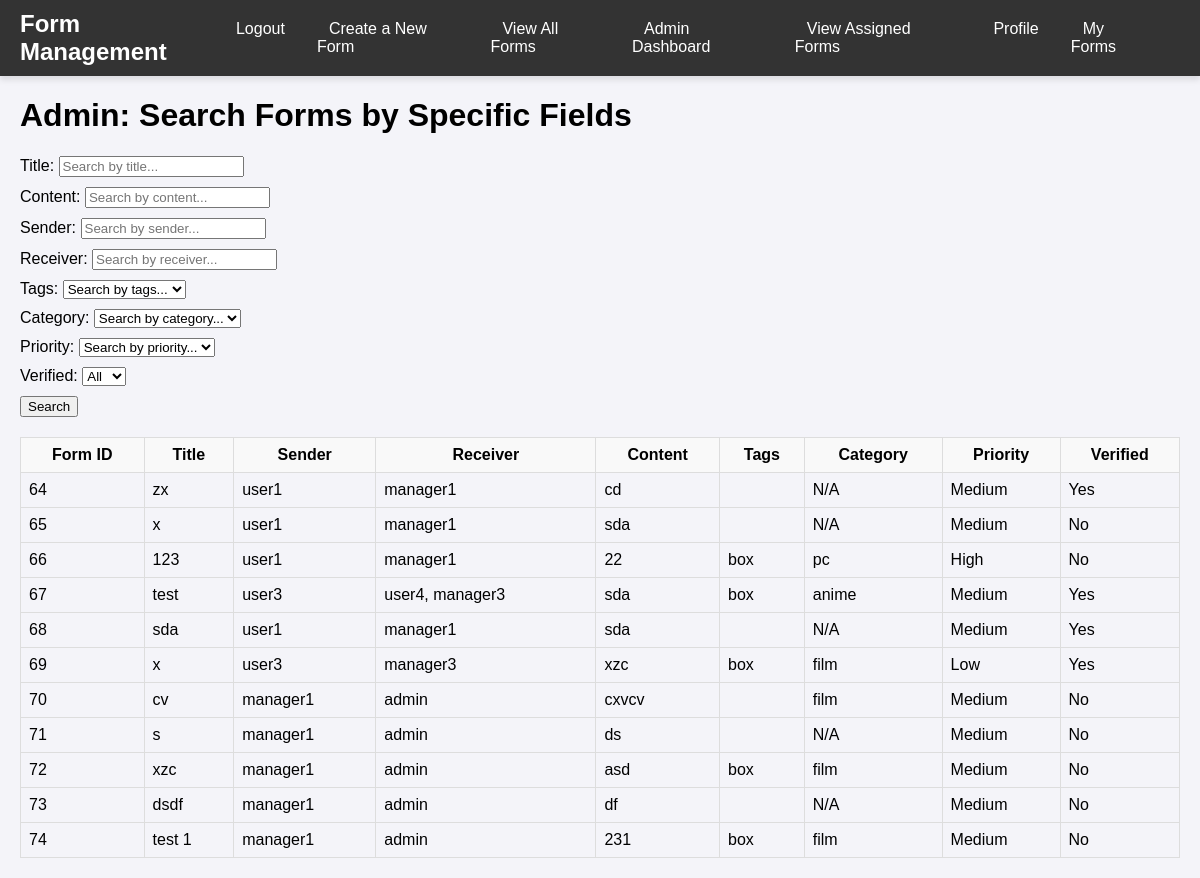
/search/ (signed in), run on an earlier commit of the app's database.
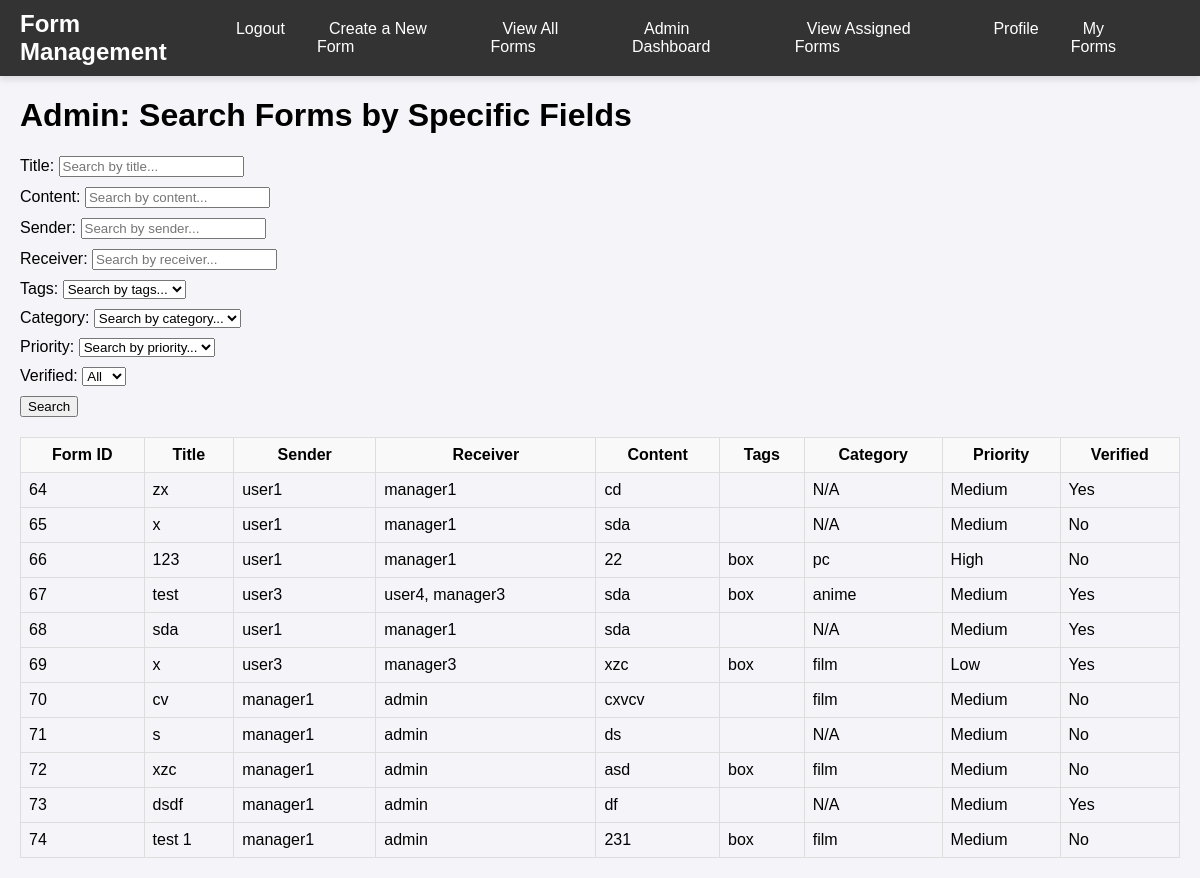
And on a later commit of the database.
### app/models.py (models this page shows, shortened)
class Form(models.Model):
    title = models.CharField(max_length=255)
    sender_signature = models.CharField(max_length=255)
    receiver = models.CharField(max_length=255)
    receiver_signature = models.CharField(max_length=255, blank=True)
    content = models.TextField()
    tags = models.ManyToManyField(Tag, related_name="forms", blank=True)
    category = models.ForeignKey(Category, on_delete=models.CASCADE, related_name="forms", null=True)
    users = models.ManyToManyField('app.CustomUser', blank=True)  # view-only users section
    sender_name = models.CharField(max_length=255)
    prioritize = models.BooleanField(default=False)
    priority = models.CharField(max_length=100, choices=[('High', 'High'), ('Medium', 'Medium'), ('Low', 'Low')], default='Medium')
    assigned_managers = models.ManyToManyField(CustomUser, related_name="assigned_forms", blank=True, limit_choices_to={'role': 'manager'})
    assigned_admins = models.ManyToManyField(CustomUser, related_name="assigned_admin_forms", blank=True, limit_choices_to={'role': 'admin'})
    assigned_users = models.ManyToManyField(
        CustomUser,
        related_name="viewable_forms",
        blank=True,
        limit_choices_to={'role': 'user'}
    )
    allowed_managers = models.ManyToManyField(CustomUser, related_name='allowed_forms', blank=True)  # Add this line
    sender = models.CharField(max_length=100)
    verified = models.BooleanField(default=False)
    verified_by = models.ForeignKey(CustomUser, null=True, on_delete=models.SET_NULL, related_name='verified_forms', blank=True)
    verified_at = models.DateTimeField(null=True, blank=True)
    last_modified = models.DateTimeField(auto_now=True)
    class Meta:
        verbose_name = 'Form'
        verbose_name_plural = 'Forms'

### app/views.py (the view)
# urls.py: path('search/', views.admin_search_forms, name='admin_search_forms'),
@staff_member_required
def admin_search_forms(request):
    forms = Form.objects.all()
    title = request.GET.get('title', '')
    content = request.GET.get('content', '')
    sender = request.GET.get('sender', '')
    receiver = request.GET.get('receiver', '')
    tags = request.GET.get('tags', '')
    category = request.GET.get('category', '')
    priority = request.GET.get('priority', '')
    verified = request.GET.get('verified', '')
    if title:
        forms = forms.filter(title__icontains=title)
    if content:
        forms = forms.filter(content__icontains=content)
    if sender:
        forms = forms.filter(sender__icontains=sender)
    if receiver:
        forms = forms.filter(receiver__icontains=receiver)
    if tags:
        forms = forms.filter(tags__name=tags)
    if category:
        forms = forms.filter(category__name=category)
    if priority:
        forms = forms.filter(priority=priority)
    if verified:
        if verified.lower() == "true":
            forms = forms.filter(verified=True)
        elif verified.lower() == "false":
            forms = forms.filter(verified=False)
    tags = Tag.objects.all()
    categories = Category.objects.all()
    priorities = Form.objects.values_list('priority', flat=True).distinct()
    context = {
        'forms': forms.distinct(),
        'tags': tags,
        'categories': categories,
        'priorities': priorities,
    }
    return render(request, 'admin_search_forms.html', context)

### app/templates/admin_search_forms.html (shortened to what the changed rows need)
{% extends 'base.html' %}
{% block content %}
<div style="margin: 20px;">
    <h1>Admin: Search Forms by Specific Fields</h1>
    {% if forms %}
        <table style="width: 100%; border: 1px solid #ddd; border-collapse: collapse;">
            <thead>
                <tr style="background-color: #f9f9f9;">
                    <th style="border: 1px solid #ddd; padding: 8px;">Form ID</th>
                    <th style="border: 1px solid #ddd; padding: 8px;">Title</th>
                    <th style="border: 1px solid #ddd; padding: 8px;">Sender</th>
                    <th style="border: 1px solid #ddd; padding: 8px;">Receiver</th>
                    <th style="border: 1px solid #ddd; padding: 8px;">Content</th>
                    <th style="border: 1px solid #ddd; padding: 8px;">Tags</th>
                    <th style="border: 1px solid #ddd; padding: 8px;">Category</th>
                    <th style="border: 1px solid #ddd; padding: 8px;">Priority</th>
                    <th style="border: 1px solid #ddd; padding: 8px;">Verified</th>
                </tr>
            </thead>
            <tbody>
                {% for form in forms %}
                    <tr>
                        <td style="border: 1px solid #ddd; padding: 8px;">{{ form.id }}</td>
                        <td style="border: 1px solid #ddd; padding: 8px;">{{ form.title|default:"N/A" }}</td>
                        <td style="border: 1px solid #ddd; padding: 8px;">{{ form.sender|default:"N/A" }}</td>
                        <td style="border: 1px solid #ddd; padding: 8px;">{{ form.receiver|default:"N/A" }}</td>
                        <td style="border: 1px solid #ddd; padding: 8px;">{{ form.content|default:"N/A" }}</td>
                        <td style="border: 1px solid #ddd; padding: 8px;">
                        </td>
                        <td style="border: 1px solid #ddd; padding: 8px;">{{ form.category.name|default:"N/A" }}</td>
                        <td style="border: 1px solid #ddd; padding: 8px;">{{ form.priority|default:"N/A" }}</td>
                        <td style="border: 1px solid #ddd; padding: 8px;">{{ form.verified|yesno:"Yes,No" }}</td>
                    </tr>
                {% empty %}
                    <tr>
                        <td colspan="9" style="border: 1px solid #ddd; padding: 8px; text-align: center;">
                            No forms found.
                        </td>
                    </tr>
                {% endfor %}
            </tbody>
        </table>
    {% else %}
        <p>No results found.</p>
    {% endif %}
</div>
{% endblock %}

What changed in the data, as far as the page shows it:
changed Form "dsdf": verified "No" → "Yes"
